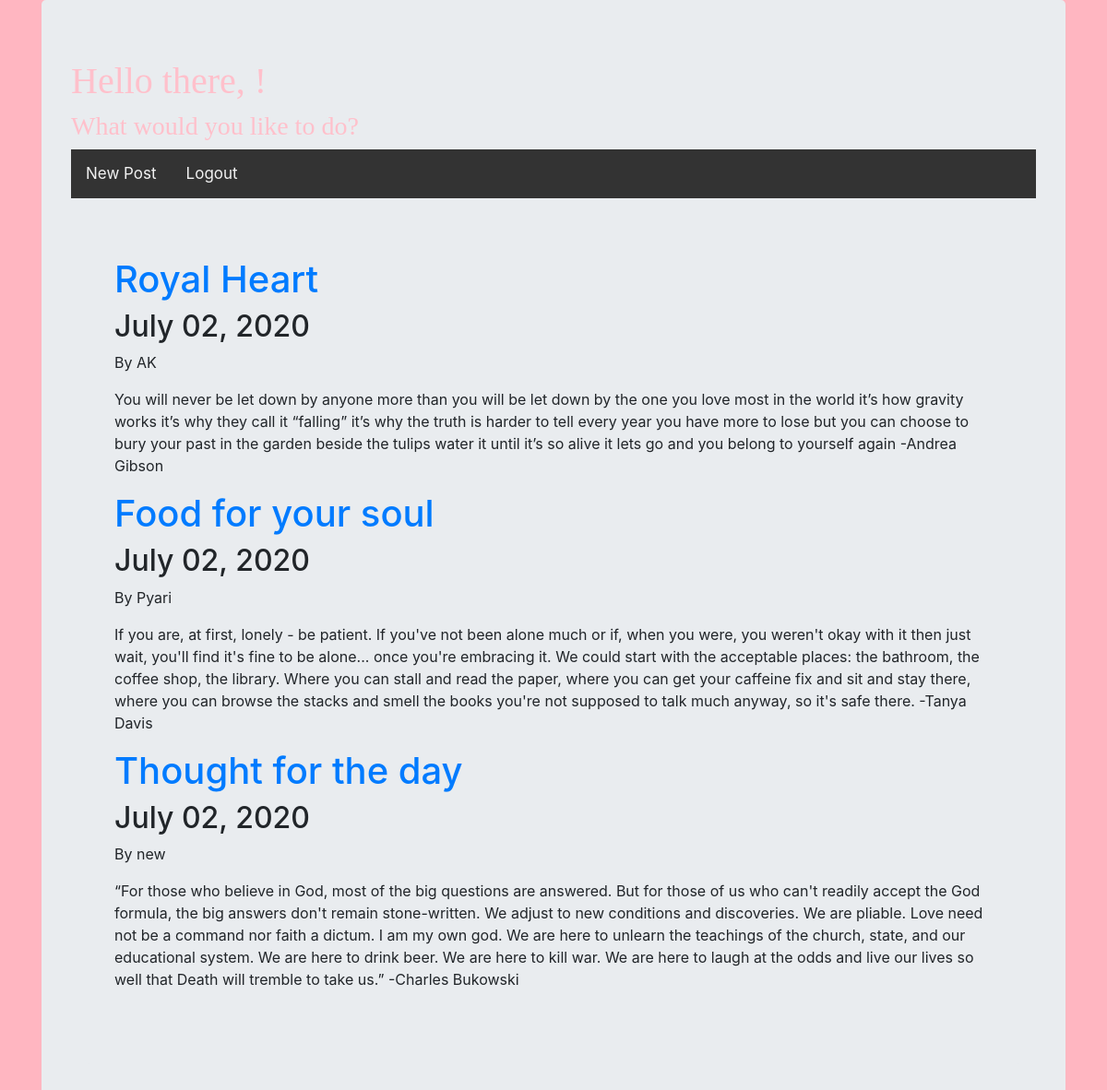
The page /blogpage/ on the database its author committed.
### blogapp/models.py (models this page shows, shortened)
class Post(models.Model):
    title = models.CharField(max_length=200, unique=True)
    content = models.TextField()
    date_posted=models.DateTimeField(default=timezone.now)
    author = models.ForeignKey(User, on_delete= models.CASCADE,related_name='blog_posts')

### blogapp/views.py (the view)
# urls.py: path('blogpage/',PostListView.as_view(), name='blogpage'),
class PostListView(ListView):
    model= Post
    template_name='blogpage.html'
    context_object_name='posts'
    ordering=['-date_posted']

### templates/blogpage.html (shortened to what this page needs)
<!DOCTYPE html>
{% load staticfiles %}
<html lang="en" dir="ltr">
  <head>
    <link rel="stylesheet" href="https://stackpath.bootstrapcdn.com/bootstrap/4.4.1/css/bootstrap.min.css">
    <link rel="stylesheet" href="{% static 'css/app.css' %}">
  </head>
  <body>
    <div class="container">
      <div class="jumbotron">
        <h1 style="font-family: 'Caveat', cursive; color: pink;">Hello there, {{request.user.username}}!</h1>
        <h3 style="font-family: 'Caveat', cursive; color: pink;">What would you like to do?</h3>
        <div class="topnav">
          <a href={% url 'post-create' %}>New Post</a>
          <a href={% url 'home' %}>Logout</a>
        </div>
        <div class="container">
          <div class="jumbotron">
                {% for post in posts%}
                     <h1> <a class="article-title" href={% url 'post-detail' post.id %}>{{post.title}}</a></h1>
                     <h2>{{post.date_posted|date:"F d, Y"}}</h2>
                     <p>By {{post.author}}</p>
                     <p class="article-content">{{post.content}}</p>
                {% endfor %}
          </div>
        </div>
  </body>
</html>

### static/css/app.css (style rules this page uses)
body { background-color: #FFB6C1; }
.topnav { overflow: hidden; background-color: #333; }
.topnav a { float: left; color: #f2f2f2; text-align: center; padding: 14px 16px; text-decoration: none; font-size: 17px; }

### rows shown on the page
Post: title "Royal Heart", date_posted "July 02, 2020", author "AK", content "You will never be let down by anyone more than you will be let down by the one you love most in the world it’s how gravity works it’s why they call it “falling” it’s why the truth is harder to tell every year you have more to lose but you can choose to bury your past in the garden beside the tulips water it until it’s so alive it lets go and you belong to yourself again -Andrea Gibson"
Post: title "Food for your soul", date_posted "July 02, 2020", author "Pyari", content "If you are, at first, lonely - be patient. If you've not been alone much or if, when you were, you weren't okay with it then just wait, you'll find it's fine to be alone... once you're embracing it. We could start with the acceptable places: the bathroom, the coffee shop, the library. Where you can stall and read the paper, where you can get your caffeine fix and sit and stay there, where you can browse the stacks and smell the books you're not supposed to talk much anyway, so it's safe there. -Tanya Davis"
Post: title "Thought for the day", date_posted "July 02, 2020", author "new", content "“For those who believe in God, most of the big questions are answered. But for those of us who can't readily accept the God formula, the big answers don't remain stone-written. We adjust to new conditions and discoveries. We are pliable. Love need not be a command nor faith a dictum. I am my own god. We are here to unlearn the teachings of the church, state, and our educational system. We are here to drink beer. We are here to kill war. We are here to laugh at the odds and live our lives so well that Death will tremble to take us.” -Charles Bukowski"
